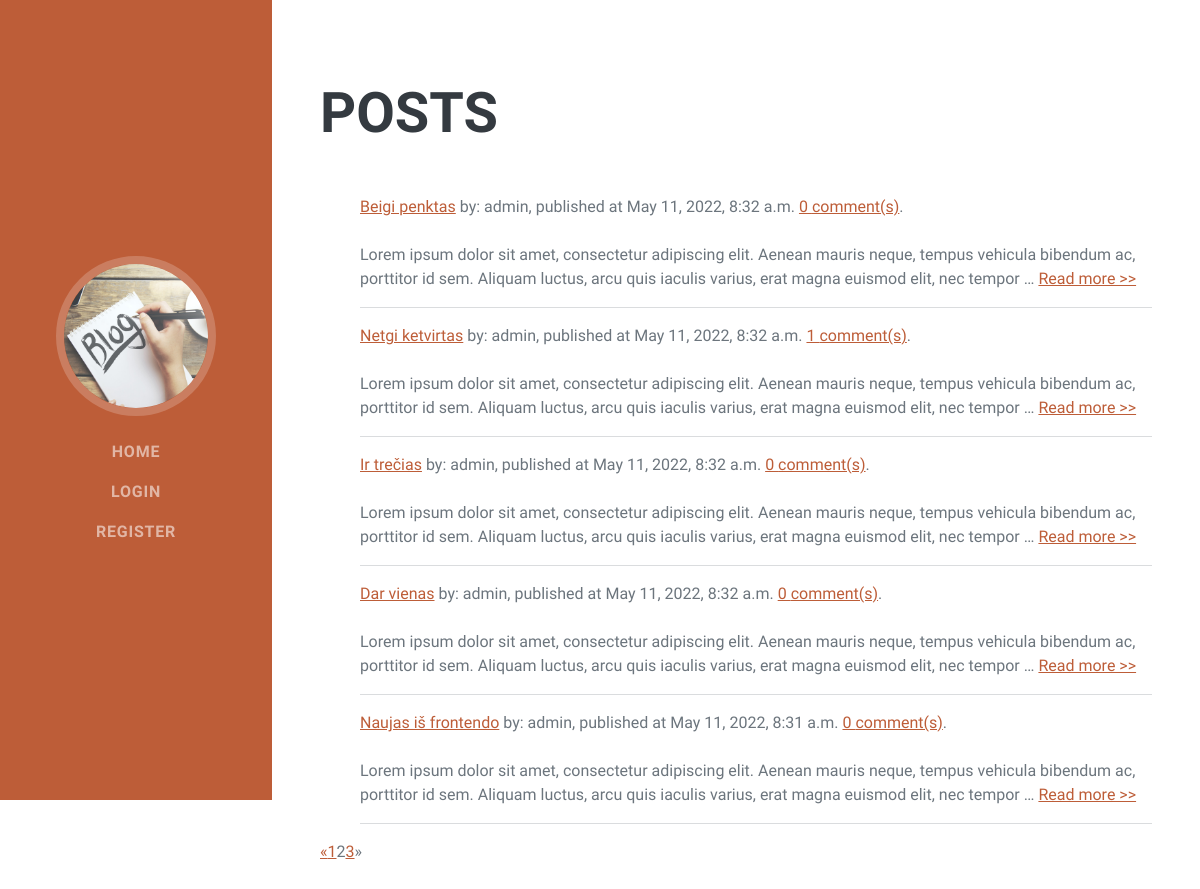
Screenshot of /blog/?page=2 with the database file from the repository.
### blog/models.py (models this page shows, shortened)
class BlogPost(models.Model):
  post_title = models.CharField('Post tile', max_length=500, null=True)
  post_author = models.ForeignKey(User, on_delete=models.SET_NULL, null=True)
  pub_time = models.DateTimeField('Publication time', auto_now_add=True, null=True, blank=True)
  post_text = HTMLField()
  class Meta:
      verbose_name = 'Post'
      verbose_name_plural = 'Posts'
  @property
  def comment_count(self):
      comments = Comment.objects.filter(comment_post_id=self.id)
      count = 0
      for row in comments:
          count += 1
      return count

### blog/views.py (the view)
# urls.py: path('', views.index, name='index'),
def index(request):
    post_list = list(reversed(BlogPost.objects.all()))
    page = request.GET.get('page', 1)
    paginator = Paginator(post_list, 5)
    try:
        posts = paginator.page(page)
    except PageNotAnInteger:
        posts = paginator.page(1)
    except EmptyPage:
        posts = paginator.page(paginator.num_pages)
    return render(request, 'index.html', {'posts': posts})

### blog/templates/index.html (shortened to what this page needs)
{% extends "base.html" %}
{% block content %}
<section class="resume-section" id="skills">
  <div class="resume-section-content">
    <h2 class="mb-5">Posts</h2>
    {% if posts %}
    <ul class="fa-ul mb-0">
      {% for post in posts %}
        <li class="mt-2">
          <a href="{{ post.id }}">{{post.post_title }}</a> by: {{ post.post_author }}, published at {{ post.pub_time}} <a href="{{ post.id }}#commentsection">{{ post.comment_count}} comment(s)</a>.
        </li>
        <div class="mb-3 mt-4">
          {{post.post_text|truncatewords_html:30|safe}} <a href="{{ post.id }}">Read more >></a>
        </div>
        <hr>
      {% endfor %}
    </ul>
    <div class="pagination">
      {% if posts.has_other_pages %}
      <ul class="pagination">
        {% if posts.has_previous %}
          <li><a href="?page={{ posts.previous_page_number }}">&laquo;</a></li>
        {% else %}
          <li class="disabled"><span>&laquo;</span></li>
        {% endif %}
        {% for i in posts.paginator.page_range %}
          {% if posts.number == i %}
            <li class="active"><span>{{ i }} <span class="sr-only">(current)</span></span></li>
          {% else %}
            <li><a href="?page={{ i }}">{{ i }}</a></li>
          {% endif %}
        {% endfor %}
        {% if users.has_next %}
          <li><a href="?page={{ posts.next_page_number }}">&raquo;</a></li>
        {% else %}
          <li class="disabled"><span>&raquo;</span></li>
        {% endif %}
      </ul>
      {% endif %}
    </div>
    {% else %}
      <p>You are looking for love in Alderaan places.</p>
    {% endif %}
  </div>
</section>
{% endblock %}

### rows the page displays
BlogPost: post_title "Beigi penktas", post_author "admin", pub_time "May 11, 2022, 8:32 a.m.", comment_count "0", post_text "Lorem ipsum dolor sit amet, consectetur adipiscing elit. Aenean mauris neque, tempus vehicula bibendum ac, porttitor id sem. Aliquam luctus, arcu quis iaculis varius, erat magna euismod elit, nec tempor …"
BlogPost: post_title "Netgi ketvirtas", post_author "admin", pub_time "May 11, 2022, 8:32 a.m.", comment_count "1", post_text "Lorem ipsum dolor sit amet, consectetur adipiscing elit. Aenean mauris neque, tempus vehicula bibendum ac, porttitor id sem. Aliquam luctus, arcu quis iaculis varius, erat magna euismod elit, nec tempor …"
BlogPost: post_title "Ir trečias", post_author "admin", pub_time "May 11, 2022, 8:32 a.m.", comment_count "0", post_text "Lorem ipsum dolor sit amet, consectetur adipiscing elit. Aenean mauris neque, tempus vehicula bibendum ac, porttitor id sem. Aliquam luctus, arcu quis iaculis varius, erat magna euismod elit, nec tempor …"
BlogPost: post_title "Dar vienas", post_author "admin", pub_time "May 11, 2022, 8:32 a.m.", comment_count "0", post_text "Lorem ipsum dolor sit amet, consectetur adipiscing elit. Aenean mauris neque, tempus vehicula bibendum ac, porttitor id sem. Aliquam luctus, arcu quis iaculis varius, erat magna euismod elit, nec tempor …"
BlogPost: post_title "Naujas iš frontendo", post_author "admin", pub_time "May 11, 2022, 8:31 a.m.", comment_count "0", post_text "Lorem ipsum dolor sit amet, consectetur adipiscing elit. Aenean mauris neque, tempus vehicula bibendum ac, porttitor id sem. Aliquam luctus, arcu quis iaculis varius, erat magna euismod elit, nec tempor …"

### other values shown
{{ i }} "1" "3"
{{ i }} "2"
